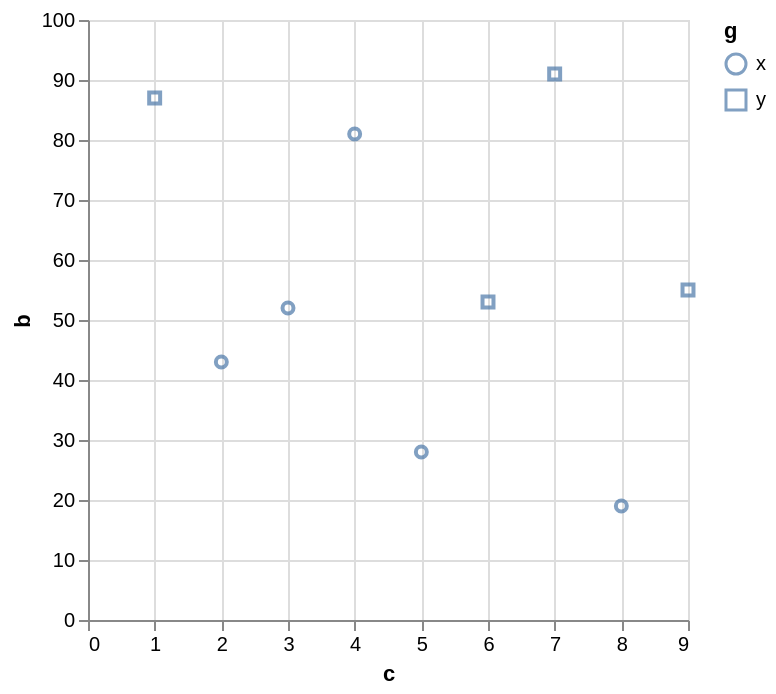

Write the Vega-Lite specification saved for this chart.
### Vega-Lite specification from a JSON file in a GitHub repository (floating-point values rounded to 4 significant figures)
{"data": {"values": [{"a": "A", "b": 28, "c": 5, "g": "x"}, {"a": "B", "b": 55, "c": 9, "g": "y"}, {"a": "C", "b": 43, "c": 2, "g": "x"}, {"a": "D", "b": 91, "c": 7, "g": "y"}, {"a": "E", "b": 81, "c": 4, "g": "x"}, {"a": "F", "b": 53, "c": 6, "g": "y"}, {"a": "G", "b": 19, "c": 8, "g": "x"}, {"a": "H", "b": 87, "c": 1, "g": "y"}, {"a": "I", "b": 52, "c": 3, "g": "x"}]}, "mark": "point", "encoding": {"x": {"field": "c", "type": "quantitative"}, "y": {"field": "b", "type": "quantitative"}, "shape": {"field": "g", "type": "nominal"}}}
